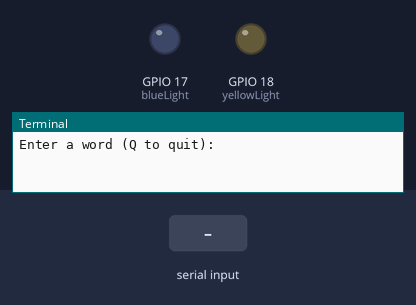
Bench run of a program on a simulated Raspberry Pi (BCM pin numbers). Shown: output pins drawn as LEDs (lit = HIGH), the last lines printed to the terminal. Inputs (shaded band) come from the test bench.

Above: at 1.2 s.
1.3 s: "." typed at the terminal, then Enter
At 4.2 s:
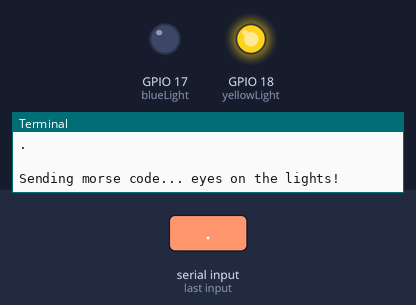
Timing chart, 0 to 10.3 s (numbered marks = the images above; inputs shaded):
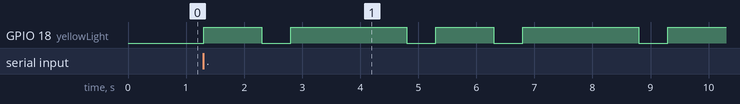

The program:

Morse.py
```python
#!/usr/bin/env python

########################################################################
# Filename    : Morse.py
# Description : Make an led blinking.
# auther      : www,my-pi.xyz
# modification: 2017/02/27
########################################################################

from gpiozero import LED
import subprocess as sp

# -----------------------------------------------------------------------
# Module variables
blueLight = LED(17)
yellowLight = LED(18)


# -----------------------------------------------------------------------
# Control the lights
def dash():
    yellowLight.blink(2, 0.5, 1, False)


def dot():
    yellowLight.blink(1, 0.5, 1, False)


def new_output():
    blueLight.blink(0.5, 0.5, 3, False)


# -----------------------------------------------------------------------
# Letters to Morse
def to_morse_code(message):
    morse_code_map = {
        "A": ".-",
        "B": "-...",
        "C": "-.-.",
        "D": ".--",
        "E": ".",
        "F": "..-.",
        "G": "--.",
        "H": "....",
        "I": "..",
        "J": ".---",
        "K": "-.-",
        "L": ".-..",
        "M": "--",
        "N": "-.",
        "O": "---",
        "P": ".--.",
        "Q": "--.-",
        "R": ".-.",
        "S": "...",
        "T": "-",
        "U": "..-",
        "V": "...-",
        "W": ".--",
        "X": "-..-",
        "Y": "-.--",
        "Z": "--..",
        "1": ".----",
        "2": "..---",
        "3": "...--",
        "4": "....-",
        "5": ".....",
        "6": "-....",
        "7": "--...",
        "8": "---..",
        "9": "----.",
        "0": "-----",
        ".": ".-.-.-",
        ",": "--..--",
        "?": "..--.."}

    result = ""
    first_char = True

    for c in message:
        new_char = morse_code_map.get(c, "")
        if new_char == "":
            continue

        if not first_char:
            result += '#'
        else:
            first_char = False

        result += new_char

    return result


def send_morse_code(message):
    for c in message:
        if c == '#':
            new_output()
        if c == '-':
            dash()
        if c == '.':
            dot()


# -----------------------------------------------------------------------
# Program clean up
def destroy():
    blueLight.off()
    yellowLight.off()


# -----------------------------------------------------------------------
# Program main loop
def loop():
    while True:
        sp.call("clear", shell=True)
        # Get user input
        new_word = raw_input("Enter a word (Q to quit): ")
        new_word = new_word.strip().upper()

        if new_word == "":
            continue

        # Wanta cancel?
        if new_word == "Q":
            break

        # send the code baby!
        print "\nSending morse code... eyes on the lights!"
        send_morse_code(to_morse_code(new_word))

        # Pause to let the dog see the rabbit
        raw_input("\nPress enter to continue...")

    destroy()


# -----------------------------------------------------------------------
# Program Start
if __name__ == '__main__':
    try:
        loop()
    except KeyboardInterrupt:
        # When 'Ctrl+C' is pressed we need to clean up and exit.
        destroy()
```

Measured:
- after the input at 1.3 s, GPIO 18 (yellowLight): LOW → HIGH at once, → LOW 1.0 s later, → HIGH 0.50 s later, → LOW 2.0 s later, … (9 changes in this stretch)
